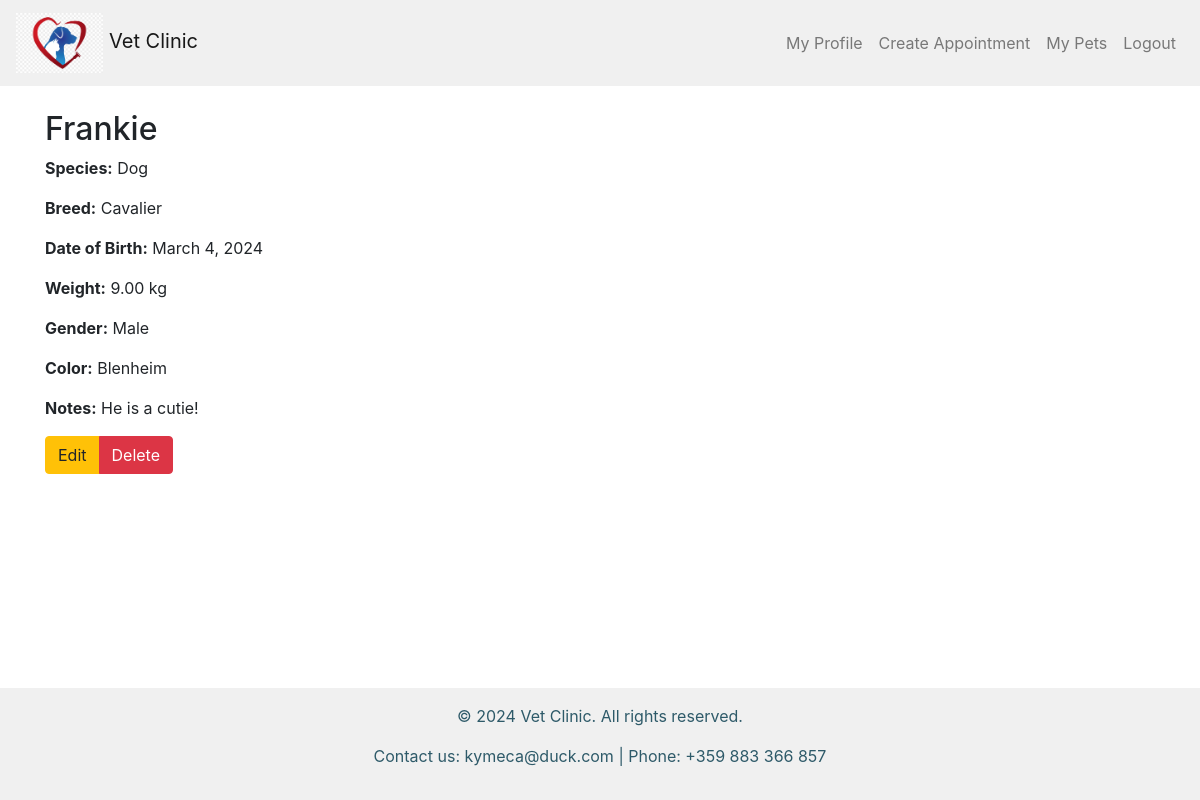
/pet_patients/1/ (signed in), run on an earlier commit of the app's database.
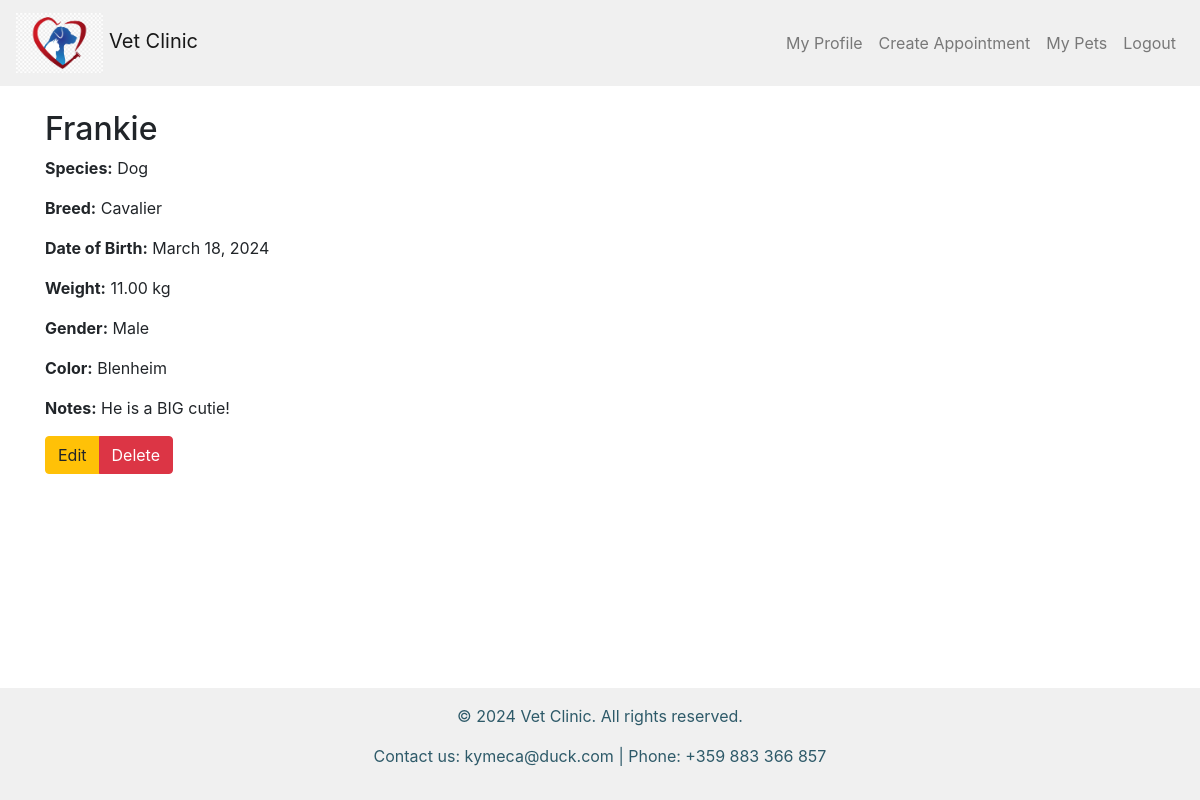
And on a later commit of the database.
### vet_clinic/pet_patients/models.py (models this page shows, shortened)
class PetPatient(models.Model):
    MAX_LENGTH_PATIENT_NAME = 50
    MAX_LENGTH_SPECIES_NAME = 25
    MAX_LENGTH_BREED_NAME = 100
    DOG = 'Dog'
    CAT = 'Cat'
    BIRD = 'Bird'
    RABBIT = 'Rabbit'
    HAMSTER = 'Hamster'
    FISH = 'Fish'
    TURTLE = 'Turtle'
    GUINEA_PIG = 'Guinea Pig'
    SNAKE = 'Snake'
    HORSE = 'Horse'
    OTHER = 'Other'
    SPECIES_CHOICES = [
        (DOG, 'Dog'),
        (CAT, 'Cat'),
        (BIRD, 'Bird'),
        (RABBIT, 'Rabbit'),
        (HAMSTER, 'Hamster'),
        (FISH, 'Fish'),
        (TURTLE, 'Turtle'),
        (GUINEA_PIG, 'Guinea Pig'),
        (SNAKE, 'Snake'),
        (HORSE, 'Horse'),
        (OTHER, 'Other'),
    ]
    name = models.CharField(
        max_length=MAX_LENGTH_PATIENT_NAME,
    )
    species = models.CharField(
        max_length=MAX_LENGTH_SPECIES_NAME,
        choices=SPECIES_CHOICES,
    )
    breed = models.CharField(
        max_length=MAX_LENGTH_BREED_NAME,
        null=True,
        blank=True,
    )
    date_of_birth = models.DateField()
    weight = models.FloatField(
        validators=[validate_positive_weight],
    )
    gender = models.CharField(
        max_length=1,
        choices=[
            ('M', 'Male'),
            ('F', 'Female'),
        ],
    )
    color = models.CharField(
        max_length=50,
        null=True,
        blank=True,
    )
    notes = models.TextField(
        blank=True,
    )
    is_active = models.BooleanField(
        default=True,
    )
    user = models.ForeignKey(
        UserModel,
        on_delete=models.CASCADE,
        related_name='pets',
    )
    doctor = models.ForeignKey(
        UserModel,
        on_delete=models.SET_NULL,
        null=True,
        blank=True,
    )

### vet_clinic/pet_patients/views.py (the view)
# urls.py: path('<int:pk>/', PetDetailView.as_view(), name='detail_pet_patient'),
class PetDetailView(views.DetailView, auth_mixins.LoginRequiredMixin):
    template_name = 'pet_patients/detail_pet_patient.html'
    context_object_name = 'pet'
    def get_queryset(self):
        return PetPatient.objects.filter(user=self.request.user)

### templates/pet_patients/detail_pet_patient.html
{% extends 'base.html' %}
{% block main_content %}
    {% if pet %}
        <h2>{{ pet.name }}</h2>
        <p><strong>Species:</strong> {{ pet.species }}</p>
        <p><strong>Breed:</strong> {{ pet.breed }}</p>
        <p><strong>Date of Birth:</strong> {{ pet.date_of_birth }}</p>
        <p><strong>Weight:</strong> {{ pet.weight|floatformat:2 }} kg</p>
        <p><strong>Gender:</strong> {{ pet.get_gender_display }}</p>
        <p><strong>Color:</strong> {{ pet.color }}</p>
        <p><strong>Notes:</strong> {{ pet.notes }}</p>
        {% if pet.user == request.user %}
            <div class="btn-group" role="group" aria-label="Pet Actions">
                <a href="{% url 'edit_pet_patient' pk=pet.pk %}" class="btn btn-warning">Edit</a>
                <a href="{% url 'delete_pet_patient' pk=pet.pk %}" class="btn btn-danger">Delete</a>
            </div>
        {% endif %}
    {% else %}
        <p>No pet found.</p>
    {% endif %}
{% endblock %}

### templates/base.html (shortened to what this page needs)
{% load static %}
<!DOCTYPE html>
<html lang="en">
<head>
    <link rel="stylesheet" href="{% static 'css/styles.css' %}">
    <link rel="stylesheet" href="https://maxcdn.bootstrapcdn.com/bootstrap/4.5.2/css/bootstrap.min.css">
    <link rel="stylesheet" href="https://cdnjs.cloudflare.com/ajax/libs/font-awesome/5.15.4/css/all.min.css">
</head>
<body>
    {% include 'partials/header.html' %}
    <main class="container mt-4">
        {% block main_content %}
        {% endblock %}
    </main>
    {% include 'partials/footer.html' %}
</body>
</html>

### templates/partials/header.html (shortened to what this page needs)
{% load static %}
<header>
    <nav class="navbar navbar-expand-lg navbar-light bg-lightgray">
        <a class="navbar-brand text-navy" href="{% url 'index' %}">
            <img src="{% static 'images/veterinary-medicine-logo.jpg' %}" alt="Vet Clinic Logo" height="60">
            Vet Clinic
        </a>
        <div class="collapse navbar-collapse" id="navbarSupportedContent">
            <ul class="navbar-nav ml-auto">
                {% if user.is_authenticated %}
                    {% if user.profile %}
                        <li class="nav-item">
                            <a class="nav-link" href="{% url 'details_profile' pk=user.profile.pk %}">My Profile</a>
                        </li>
                    {% endif %}
                        <li class="nav-item">
                            <a class="nav-link" href="#">Create Appointment</a>
                        </li>
                        <li class="nav-item">
                            <a class="nav-link" href="{% url 'my_pets' pk=user.pk %}">My Pets</a>
                        </li>
                    <li class="nav-item">
                        <a class="nav-link" href="{% url 'logout_user' %}">Logout</a>
                    </li>
                {% endif %}
            </ul>
        </div>
    </nav>
</header>

### templates/partials/footer.html
<footer class="bg-lightgray text-light py-3">
        <div class="container text-center">
            <p>&copy; 2024 Vet Clinic. All rights reserved.</p>
            <p>Contact us: kymeca@duck.com | Phone: +359 883 366 857</p>
        </div>
</footer>

### staticfiles/css/styles.css (style rules this page uses)
.navbar { background-color: #f0f0f0; color: #2e5a69; }
.navbar-light .navbar-nav .nav-link { color: #2e5a69; }
footer { background-color: #f0f0f0; color: #2e5a69; padding: 10px 20px; position: fixed; bottom: 0; width: 100%; text-align: center; }
footer div { background-color: #f0f0f0; color: #2e5a69; }

What changed in the data, as far as the page shows it:
changed PetPatient "Frankie": date_of_birth "March 4, 2024" → "March 18, 2024"; weight "9.00" → "11.00"; notes "He is a cutie!" → "He is a BIG cutie!"
